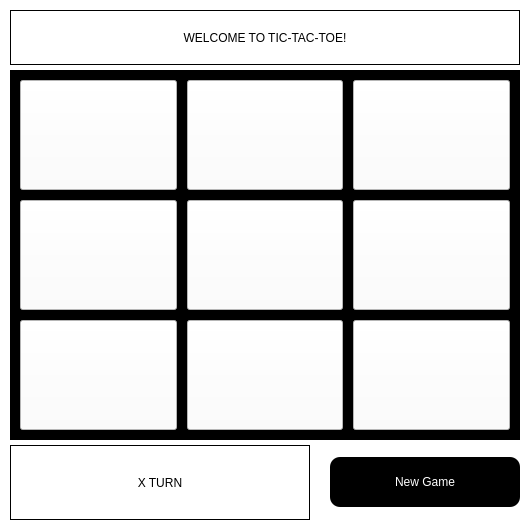
<?xml version="1.0" encoding="UTF-8"?>
<ui version="4.0">
 <class>tic_tac_toe</class>
 <widget class="QWidget" name="tic_tac_toe">
  <property name="geometry">
   <rect>
    <x>0</x>
    <y>0</y>
    <width>530</width>
    <height>530</height>
   </rect>
  </property>
  <property name="sizePolicy">
   <sizepolicy hsizetype="Expanding" vsizetype="Expanding">
    <horstretch>0</horstretch>
    <verstretch>0</verstretch>
   </sizepolicy>
  </property>
  <property name="minimumSize">
   <size>
    <width>530</width>
    <height>530</height>
   </size>
  </property>
  <property name="windowTitle">
   <string>ttt</string>
  </property>
  <property name="styleSheet">
   <string notr="true">background-color: rgb(255, 255, 255);</string>
  </property>
  <layout class="QGridLayout" name="main_layout">
   <property name="leftMargin">
    <number>10</number>
   </property>
   <property name="topMargin">
    <number>10</number>
   </property>
   <property name="rightMargin">
    <number>10</number>
   </property>
   <property name="bottomMargin">
    <number>10</number>
   </property>
   <property name="horizontalSpacing">
    <number>20</number>
   </property>
   <property name="verticalSpacing">
    <number>5</number>
   </property>
   <item row="0" column="0" colspan="2">
    <widget class="QLabel" name="welcome">
     <property name="sizePolicy">
      <sizepolicy hsizetype="Expanding" vsizetype="MinimumExpanding">
       <horstretch>0</horstretch>
       <verstretch>0</verstretch>
      </sizepolicy>
     </property>
     <property name="minimumSize">
      <size>
       <width>510</width>
       <height>50</height>
      </size>
     </property>
     <property name="maximumSize">
      <size>
       <width>16777215</width>
       <height>100</height>
      </size>
     </property>
     <property name="styleSheet">
      <string notr="true">border: 1px solid rgb(0, 0, 0);</string>
     </property>
     <property name="text">
      <string>WELCOME TO TIC-TAC-TOE!</string>
     </property>
     <property name="alignment">
      <set>Qt::AlignCenter</set>
     </property>
    </widget>
   </item>
   <item row="2" column="1">
    <widget class="QPushButton" name="new_game">
     <property name="sizePolicy">
      <sizepolicy hsizetype="Expanding" vsizetype="Expanding">
       <horstretch>0</horstretch>
       <verstretch>0</verstretch>
      </sizepolicy>
     </property>
     <property name="minimumSize">
      <size>
       <width>0</width>
       <height>50</height>
      </size>
     </property>
     <property name="maximumSize">
      <size>
       <width>16777215</width>
       <height>50</height>
      </size>
     </property>
     <property name="styleSheet">
      <string notr="true">QPushButton { background-color: rgb(0, 0, 0);
                      color: rgb(255, 255, 255);
                      border-radius: 10px; }

QPushButton::pressed { background-color: rgb(255, 255, 255);
                                    color: rgb(0, 0, 0);
                                    border: 1px solid rgb(0, 0, 0);
                                    border-radius: 10px; }

QPushButton::disabled { background-color: rgb(0, 0, 0, 0.2);
                                    color: rgb(75, 75, 75); }</string>
     </property>
     <property name="text">
      <string>New Game</string>
     </property>
    </widget>
   </item>
   <item row="1" column="0" colspan="2">
    <widget class="QWidget" name="grid" native="true">
     <property name="minimumSize">
      <size>
       <width>350</width>
       <height>350</height>
      </size>
     </property>
     <property name="styleSheet">
      <string notr="true">background-color: rgb(0, 0, 0);</string>
     </property>
     <layout class="QGridLayout" name="grid_layout">
      <property name="leftMargin">
       <number>10</number>
      </property>
      <property name="topMargin">
       <number>10</number>
      </property>
      <property name="rightMargin">
       <number>10</number>
      </property>
      <property name="bottomMargin">
       <number>10</number>
      </property>
      <property name="spacing">
       <number>10</number>
      </property>
      <item row="0" column="0">
       <widget class="QPushButton" name="button_1">
        <property name="sizePolicy">
         <sizepolicy hsizetype="Expanding" vsizetype="Expanding">
          <horstretch>0</horstretch>
          <verstretch>0</verstretch>
         </sizepolicy>
        </property>
        <property name="minimumSize">
         <size>
          <width>110</width>
          <height>110</height>
         </size>
        </property>
        <property name="styleSheet">
         <string notr="true">QPushButton { background-color: rgb(255, 255, 255); }</string>
        </property>
        <property name="text">
         <string/>
        </property>
       </widget>
      </item>
      <item row="2" column="0">
       <widget class="QPushButton" name="button_7">
        <property name="sizePolicy">
         <sizepolicy hsizetype="Expanding" vsizetype="Expanding">
          <horstretch>0</horstretch>
          <verstretch>0</verstretch>
         </sizepolicy>
        </property>
        <property name="minimumSize">
         <size>
          <width>110</width>
          <height>110</height>
         </size>
        </property>
        <property name="styleSheet">
         <string notr="true">QPushButton { background-color: rgb(255, 255, 255); }</string>
        </property>
        <property name="text">
         <string/>
        </property>
       </widget>
      </item>
      <item row="1" column="0">
       <widget class="QPushButton" name="button_4">
        <property name="sizePolicy">
         <sizepolicy hsizetype="Expanding" vsizetype="Expanding">
          <horstretch>0</horstretch>
          <verstretch>0</verstretch>
         </sizepolicy>
        </property>
        <property name="minimumSize">
         <size>
          <width>110</width>
          <height>110</height>
         </size>
        </property>
        <property name="styleSheet">
         <string notr="true">QPushButton { background-color: rgb(255, 255, 255); }</string>
        </property>
        <property name="text">
         <string/>
        </property>
       </widget>
      </item>
      <item row="2" column="1">
       <widget class="QPushButton" name="button_8">
        <property name="sizePolicy">
         <sizepolicy hsizetype="Expanding" vsizetype="Expanding">
          <horstretch>0</horstretch>
          <verstretch>0</verstretch>
         </sizepolicy>
        </property>
        <property name="minimumSize">
         <size>
          <width>110</width>
          <height>110</height>
         </size>
        </property>
        <property name="styleSheet">
         <string notr="true">QPushButton { background-color: rgb(255, 255, 255); }</string>
        </property>
        <property name="text">
         <string/>
        </property>
       </widget>
      </item>
      <item row="2" column="2">
       <widget class="QPushButton" name="button_9">
        <property name="sizePolicy">
         <sizepolicy hsizetype="Expanding" vsizetype="Expanding">
          <horstretch>0</horstretch>
          <verstretch>0</verstretch>
         </sizepolicy>
        </property>
        <property name="minimumSize">
         <size>
          <width>110</width>
          <height>110</height>
         </size>
        </property>
        <property name="styleSheet">
         <string notr="true">QPushButton { background-color: rgb(255, 255, 255); }</string>
        </property>
        <property name="text">
         <string/>
        </property>
       </widget>
      </item>
      <item row="1" column="1">
       <widget class="QPushButton" name="button_5">
        <property name="sizePolicy">
         <sizepolicy hsizetype="Minimum" vsizetype="Expanding">
          <horstretch>0</horstretch>
          <verstretch>0</verstretch>
         </sizepolicy>
        </property>
        <property name="minimumSize">
         <size>
          <width>110</width>
          <height>110</height>
         </size>
        </property>
        <property name="styleSheet">
         <string notr="true">QPushButton { background-color: rgb(255, 255, 255); }</string>
        </property>
        <property name="text">
         <string/>
        </property>
       </widget>
      </item>
      <item row="0" column="1">
       <widget class="QPushButton" name="button_2">
        <property name="sizePolicy">
         <sizepolicy hsizetype="Expanding" vsizetype="Expanding">
          <horstretch>0</horstretch>
          <verstretch>0</verstretch>
         </sizepolicy>
        </property>
        <property name="minimumSize">
         <size>
          <width>110</width>
          <height>110</height>
         </size>
        </property>
        <property name="styleSheet">
         <string notr="true">QPushButton { background-color: rgb(255, 255, 255); }</string>
        </property>
        <property name="text">
         <string/>
        </property>
       </widget>
      </item>
      <item row="0" column="2">
       <widget class="QPushButton" name="button_3">
        <property name="sizePolicy">
         <sizepolicy hsizetype="Expanding" vsizetype="Expanding">
          <horstretch>0</horstretch>
          <verstretch>0</verstretch>
         </sizepolicy>
        </property>
        <property name="minimumSize">
         <size>
          <width>110</width>
          <height>110</height>
         </size>
        </property>
        <property name="styleSheet">
         <string notr="true">QPushButton { background-color: rgb(255, 255, 255); }</string>
        </property>
        <property name="text">
         <string/>
        </property>
       </widget>
      </item>
      <item row="1" column="2">
       <widget class="QPushButton" name="button_6">
        <property name="sizePolicy">
         <sizepolicy hsizetype="Expanding" vsizetype="Expanding">
          <horstretch>0</horstretch>
          <verstretch>0</verstretch>
         </sizepolicy>
        </property>
        <property name="minimumSize">
         <size>
          <width>110</width>
          <height>110</height>
         </size>
        </property>
        <property name="styleSheet">
         <string notr="true">QPushButton { background-color: rgb(255, 255, 255); }</string>
        </property>
        <property name="text">
         <string/>
        </property>
       </widget>
      </item>
     </layout>
    </widget>
   </item>
   <item row="2" column="0">
    <widget class="QLabel" name="turn_winner">
     <property name="sizePolicy">
      <sizepolicy hsizetype="Expanding" vsizetype="MinimumExpanding">
       <horstretch>0</horstretch>
       <verstretch>0</verstretch>
      </sizepolicy>
     </property>
     <property name="minimumSize">
      <size>
       <width>300</width>
       <height>75</height>
      </size>
     </property>
     <property name="maximumSize">
      <size>
       <width>16777215</width>
       <height>200</height>
      </size>
     </property>
     <property name="styleSheet">
      <string notr="true">border: 1px solid rgb(0, 0, 0);</string>
     </property>
     <property name="text">
      <string>X TURN</string>
     </property>
     <property name="alignment">
      <set>Qt::AlignCenter</set>
     </property>
    </widget>
   </item>
  </layout>
 </widget>
 <resources/>
 <connections/>
</ui>
